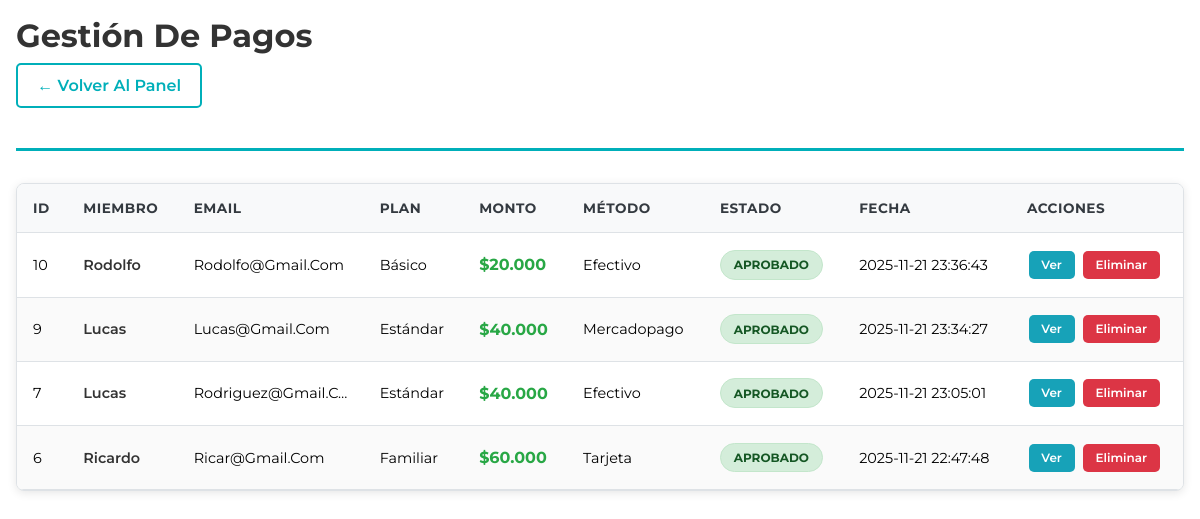
Screenshot of /admin/pagos.php (signed in) with the database file from the repository.
### tables this page shows
CREATE TABLE `pagos` (
  `id` int(11) NOT NULL,
  `miembro_id` int(11) DEFAULT NULL,
  `plan_id` int(11) DEFAULT NULL,
  `monto` decimal(10,2) DEFAULT NULL,
  `fecha_pago` timestamp NOT NULL DEFAULT current_timestamp(),
  `metodo_pago` enum('efectivo','tarjeta','transferencia','mercadopago') DEFAULT NULL,
  `estado` enum('pendiente','aprobado','rechazado','cancelado') DEFAULT 'pendiente',
  `codigo_transaccion` varchar(100) DEFAULT NULL
);

CREATE TABLE `miembros` (
  `id` int(11) NOT NULL,
  `nombre` varchar(100) NOT NULL,
  `email` varchar(100) NOT NULL,
  `telefono` varchar(20) DEFAULT NULL,
  `fecha_nacimiento` date DEFAULT NULL,
  `direccion` text DEFAULT NULL,
  `fecha_registro` timestamp NOT NULL DEFAULT current_timestamp(),
  `estado` enum('activo','inactivo','suspendido') DEFAULT 'activo'
);

CREATE TABLE `planes` (
  `id` int(11) NOT NULL,
  `nombre` varchar(50) NOT NULL,
  `precio` decimal(10,2) NOT NULL,
  `duracion_meses` int(11) NOT NULL,
  `descripcion` text DEFAULT NULL,
  `beneficios` text DEFAULT NULL,
  `estado` enum('activo','inactivo') DEFAULT 'activo'
);

### admin/pagos.php (the view, shortened to what this page needs)
<?php
include '../includes/config.php';
$pagos = $conn->query("
    SELECT p.*, m.nombre as miembro_nombre, m.email as miembro_email, pl.nombre as plan_nombre
    FROM pagos p
    JOIN miembros m ON p.miembro_id = m.id
    JOIN planes pl ON p.plan_id = pl.id
    ORDER BY p.fecha_pago DESC
");
?>
<!DOCTYPE html>
<html>
<head>
    <link rel="stylesheet" href="../css/styles.css">
    <link rel="stylesheet" href="../css/pagos_miembros.css">
</head>
<body>
    <div class="admin-container">
        <div class="admin-header">
            <h1 class="admin-title">Gestión de Pagos</h1>
            <a href="index.php" class="admin-back-link">← Volver al Panel</a>
        </div>
        <div class="table-container">
            <table class="admin-table">
                <thead>
                    <tr>
                        <th>ID</th>
                        <th>Miembro</th>
                        <th>Email</th>
                        <th>Plan</th>
                        <th>Monto</th>
                        <th>Método</th>
                        <th>Estado</th>
                        <th>Fecha</th>
                        <th>Acciones</th>
                    </tr>
                </thead>
                <tbody>
                    <?php while($pago = $pagos->fetch_assoc()): ?>
                    <tr>
                        <td><?= $pago['id'] ?></td>
                        <td class="nombre-cell"><?= htmlspecialchars($pago['miembro_nombre']) ?></td>
                        <td class="email-cell" title="<?= htmlspecialchars($pago['miembro_email']) ?>">
                            <?= htmlspecialchars($pago['miembro_email']) ?>
                        </td>
                        <td><?= htmlspecialchars($pago['plan_nombre']) ?></td>
                        <td class="monto-cell">$<?= number_format($pago['monto'], 0, ',', '.') ?></td>
                        <td><?= ucfirst($pago['metodo_pago']) ?></td>
                        <td>
                            <span class="estado-badge estado-<?= $pago['estado'] ?>-badge">
                                <?= ucfirst($pago['estado']) ?>
                            </span>
                        </td>
                        <td><?= $pago['fecha_pago'] ?></td>
                        <td>
                            <div class="btn-group">
                                <a href="ver_pago.php?id=<?= $pago['id'] ?>" class="btn-small btn-info">Ver</a>
                                <a href="pagos.php?eliminar=<?= $pago['id'] ?>" class="btn-small btn-danger"
                                   onclick="return confirm('¿Estás seguro de eliminar este pago? El miembro será marcado como INACTIVO.')">Eliminar</a>
                            </div>
                        </td>
                    </tr>
                    <?php endwhile; ?>
                </tbody>
            </table>
        </div>
    </div>
</body>
</html>

### css/styles.css (style rules this page uses)
:root { --blue: #00afb9; --black: #0a0a0a; --gray: #808080; --orange: #f07167; --lobster-two: "Lobster Two", cursive; }
* { font-family: "Montserrat", sans-serif; margin: 0; padding: 0; box-sizing: border-box; outline: none; text-decoration: none; text-transform: capitalize; list-style: none; }
html { overflow-x: hidden; width: 100%; }
.btn-small { padding: 0.3rem 0.8rem; font-size: 0.8rem; background: var(--blue); color: white; border: none; border-radius: 3px; cursor: pointer; text-decoration: none; display: inline-block; }

### css/pagos_miembros.css (style rules this page uses)
:root { --admin-primary: #00afb9; --admin-success: #28a745; --admin-danger: #dc3545; --admin-warning: #ffc107; --admin-info: #17a2b8; --admin-light: #f8f9fa; --admin-dark: #343a40; --admin-border: #dee2e6; --admin-shadow: rgba(0, 0, 0, 0.1); }
.admin-container { max-width: 1200px; margin: 0 auto; padding: 1rem; }
.admin-header { margin-bottom: 2rem; padding-bottom: 1rem; border-bottom: 3px solid var(--admin-primary); }
.admin-title { color: #333; margin-bottom: 0.5rem; font-size: 2rem; font-weight: 700; }
.table-container { overflow-x: auto; margin-top: 1rem; border: 1px solid var(--admin-border); border-radius: 8px; box-shadow: 0 2px 10px var(--admin-shadow); background: white; }
.admin-table { width: 100%; border-collapse: collapse; min-width: 900px; font-size: 0.9rem; }
.admin-table th, .admin-table td { padding: 1rem; text-align: left; border-bottom: 1px solid var(--admin-border); vertical-align: middle; }
.admin-table th { background-color: var(--admin-light); font-weight: 700; color: var(--admin-dark); position: sticky; top: 0; font-size: 0.85rem; text-transform: uppercase; letter-spacing: 0.5px; }
.estado-badge { padding: 0.4rem 0.8rem; border-radius: 20px; font-size: 0.75rem; font-weight: bold; text-transform: uppercase; display: inline-block; text-align: center; min-width: 80px; }
.estado-aprobado-badge, .estado-activo-badge { background-color: #d4edda; color: #155724; border: 1px solid #c3e6cb; }
.btn-small { padding: 0.5rem 0.8rem; font-size: 0.75rem; border: none; border-radius: 5px; cursor: pointer; text-decoration: none; display: inline-block; margin: 0.1rem; transition: all 0.3s ease; text-align: center; font-weight: 600; line-height: 1; }
.btn-danger { background: var(--admin-danger); color: white; }
.btn-info { background: var(--admin-info); color: white; }
.btn-group { display: flex; flex-wrap: wrap; gap: 0.3rem; }
.admin-back-link { margin-bottom: 1.5rem; display: inline-flex; align-items: center; text-decoration: none; color: var(--admin-primary); font-weight: 600; padding: 0.7rem 1.2rem; border: 2px solid var(--admin-primary); border-radius: 5px; transition: all 0.3s ease; gap: 0.5rem; }
.email-cell { max-width: 180px; overflow: hidden; text-overflow: ellipsis; white-space: nowrap; }
.monto-cell { font-weight: 700; color: var(--admin-success); font-size: 1rem; }
.nombre-cell { font-weight: 600; color: #333; }
.admin-table tbody tr:nth-child(even) { background-color: #fafafa; }

### rows the page displays
pagos: id "10", miembro.nombre "Rodolfo", miembro.email "Rodolfo@gmail.com", plan.nombre "Básico", monto "20.000", metodo_pago "Efectivo", estado "APROBADO", fecha_pago "2025-11-21 23:36:43"
pagos: id "9", miembro.nombre "Lucas", miembro.email "Lucas@gmail.com", plan.nombre "Estándar", monto "40.000", metodo_pago "Mercadopago", estado "APROBADO", fecha_pago "2025-11-21 23:34:27"
pagos: id "7", miembro.nombre "Lucas", miembro.email "Rodriguez@gmail.c…", plan.nombre "Estándar", monto "40.000", metodo_pago "Efectivo", estado "APROBADO", fecha_pago "2025-11-21 23:05:01"
pagos: id "6", miembro.nombre "Ricardo", miembro.email "Ricar@gmail.com", plan.nombre "Familiar", monto "60.000", metodo_pago "Tarjeta", estado "APROBADO", fecha_pago "2025-11-21 22:47:48"
